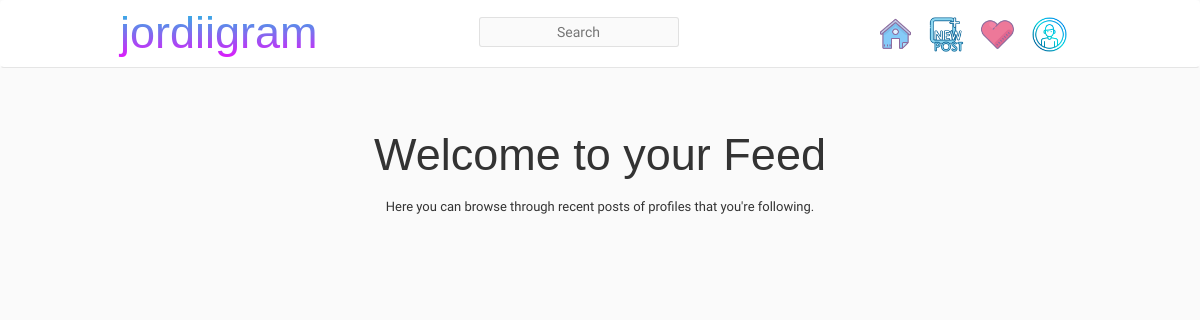
The page /feed/ (signed in) on the database as committed earlier.
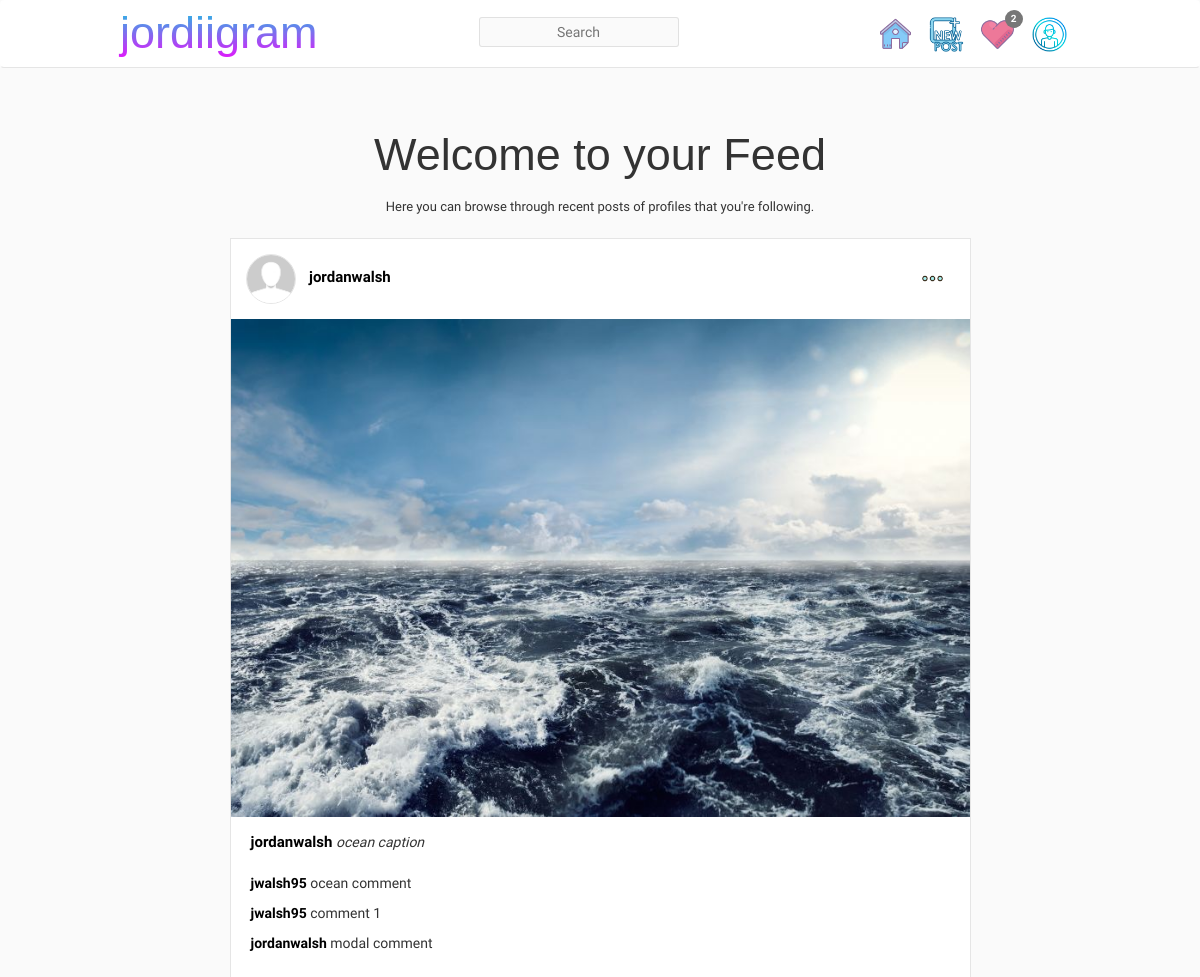
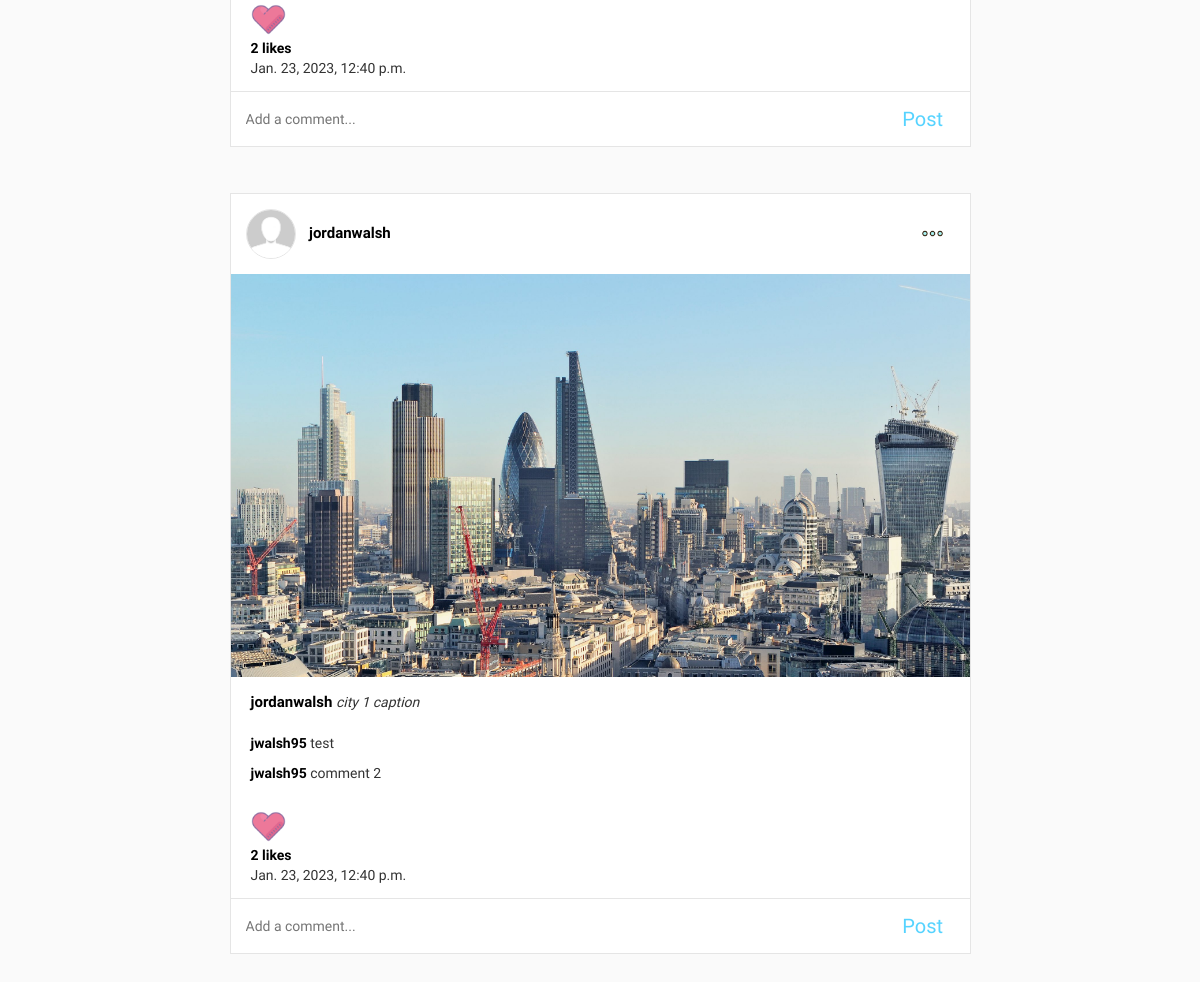
The same page on the database as committed later (2 pictures, top to bottom).
### posts/models.py (models this page shows, shortened)
class Post(models.Model):
    user = models.ForeignKey(UserProfile, on_delete=models.CASCADE, related_name="posts")
    photo = models.ImageField(upload_to="post_photos", null=True)
    time_created = models.DateTimeField(auto_now_add=True)
    time_updated = models.DateTimeField(auto_now=True)
    caption = models.CharField(max_length=100, blank=True)
    def get_absolute_url(self):
        return reverse("posts:detailed", kwargs={"pk": self.pk})
    class Meta:
        ordering = ["-time_created"]
        verbose_name_plural = 'Posts'

class Comment(models.Model):
    user =  models.ForeignKey(UserProfile, on_delete=models.CASCADE, related_name="commenter")
    post = models.ForeignKey(Post, on_delete=models.CASCADE, related_name="comment_post")
    comment = models.TextField(max_length=200)
    time_created = models.DateTimeField(auto_now_add=True)
    class Meta:
        ordering = ['time_created']

### posts/views.py (the view, shortened to what this page needs)
# urls.py: path("feed/", post_views.feed_post_view, name="feed"),
@login_required
def feed_post_view(request):
    profile = UserProfile.objects.get(user=request.user)
    username = profile.username
    following = profile.following.all()
    posts = Post.objects.filter(user__in=following)
    new_comment = None
    for post in posts:
        post.liked = Like.objects.filter(user=profile, post=post).exists()
        post.comments = Comment.objects.filter(post=post)
        post.comment_form = CreateCommentForm()
    context = {'posts':posts}
    return render(request, "feed.html", context)

### posts/content_processors.py (called while the page is built)
def notification_count(request):
    if request.user.is_authenticated:
        notification_count = Notification.objects.filter(
        Q(profile=request.user) &
        Q(read_status='Unread')).count()
    else:
        notification_count = None
    return {'notification_count' : notification_count}

### templates/feed.html (shortened to what this page needs)
{% extends "base.html" %}
{% load static %}
{% block content %}
<div class="heading-container">
    <p class="headings">Welcome to your Feed</p>
    <p class="sub-headings">Here you can browse through recent posts of profiles that you're following.</p>
</div>
    {% for post in posts %}
    <div class="feed-container">
            <div class="post-header">
              {% if post.user.profile_picture %}
                <img class="post-profiler" src="{{post.user.profile_picture.url}}" alt="profile_picture">
              {% else %}
                <img class="post-profiler" src="{% static 'images/profile_placeholder.jpg' %}" alt="default_photo">
              {% endif %}
              <a class="post-username" href="{% url 'accounts:profile' post.user.username %}"><b>{{post.user.username}}</b></a>
              <div class="post-options">
                  <img id="{{post.id}}" class="options-image" style="width:45px;height:45px;cursor:pointer;" src="{% static 'images/ellipsis2.png' %}" alt="">
              </div>
            </div>
            <img src="{{MEDIA_URL}}{{post.photo.url}}" alt="{{post.caption}}" width="100%" height="100%">
            <div class="post-footer">
                <div class="post-caption">
                    <p><a class="comment-username" href="{% url 'accounts:profile' post.user.username %}"><b style="font-size:15px;">{{post.user.username}} </b></a> <i>{{post.caption}}</i></p>
                </div>
                <div class="post-comments">
                  {% for comment in post.comments.all %}
                    <p><a class="comment-username" href="{% url 'accounts:profile' comment.user.username %}"><b>{{comment.user.username}}</b></a> {{comment.comment}}</p>
                  {% endfor %}
                </div>
              <div class="post-likes">
                <form class="like-form" id="{{post.id}}" action="{% url 'posts:like' post.id %}" method="POST">
                    <button type="submit" id="like-btn-id-{{post.id}}" class="like-btn{{post.id}} custom-like-button" data-liked="{{post.liked}}" data-post-id="{{post.id}}">
                        {% if post.liked %}
                            <img src="{% static 'images/heart-full.png' %}" height="35" width="35">
                        {% else %}
                            <img src="{% static 'images/heart-empty.png' %}" height="35" width="35">
                        {% endif %}
                    </button>
                </form>
                <div class="like-count{{post.id}}">
                    <a style="color:black;" href="{% url 'posts:likes' post.pk %}"><b>{{post.liked_post.count}} likes</b></a>
                </div>
                <p>{{post.time_created}}</p>
              </div>
              <div class="post-comment-form">
                <form method="POST" action="{% url 'feed' %}?post_id={{post.id}}" enctype="multipart/form-data">
                  <div class="comment-input">
                      {{post.comment_form}}
                  </div>
                  <div class="post-comment-button">
                      <input type="submit" value="Post" class="comment-button">
                  </div>
                </form>
              </div>
            </div>
    </div>
    {% endfor %}
{% endblock content %}

Rows that differ between the two databases and show on the page:
added Post: user.username "jordanwalsh", photo (picture), caption "ocean caption", liked_post.count "2", time_created "Jan. 23, 2023, 12:40 p.m."
added Comment: user.username "jwalsh95", comment "ocean comment", shown under "jordanwalsh"
added Comment: user.username "jwalsh95", comment "comment 1", shown under "jordanwalsh"
added Comment: user.username "jordanwalsh", comment "modal comment"
now on this page (row edited): Post: user.username "jordanwalsh", photo (picture), caption "city 1 caption", liked_post.count "2", time_created "Jan. 23, 2023, 12:40 p.m."
added Comment: user.username "jwalsh95", comment "test", shown under "jordanwalsh"
added Comment: user.username "jwalsh95", comment "comment 2", shown under "jordanwalsh"
Other text that changed with them:
{{ notification_count }}: (not shown) → "2"
